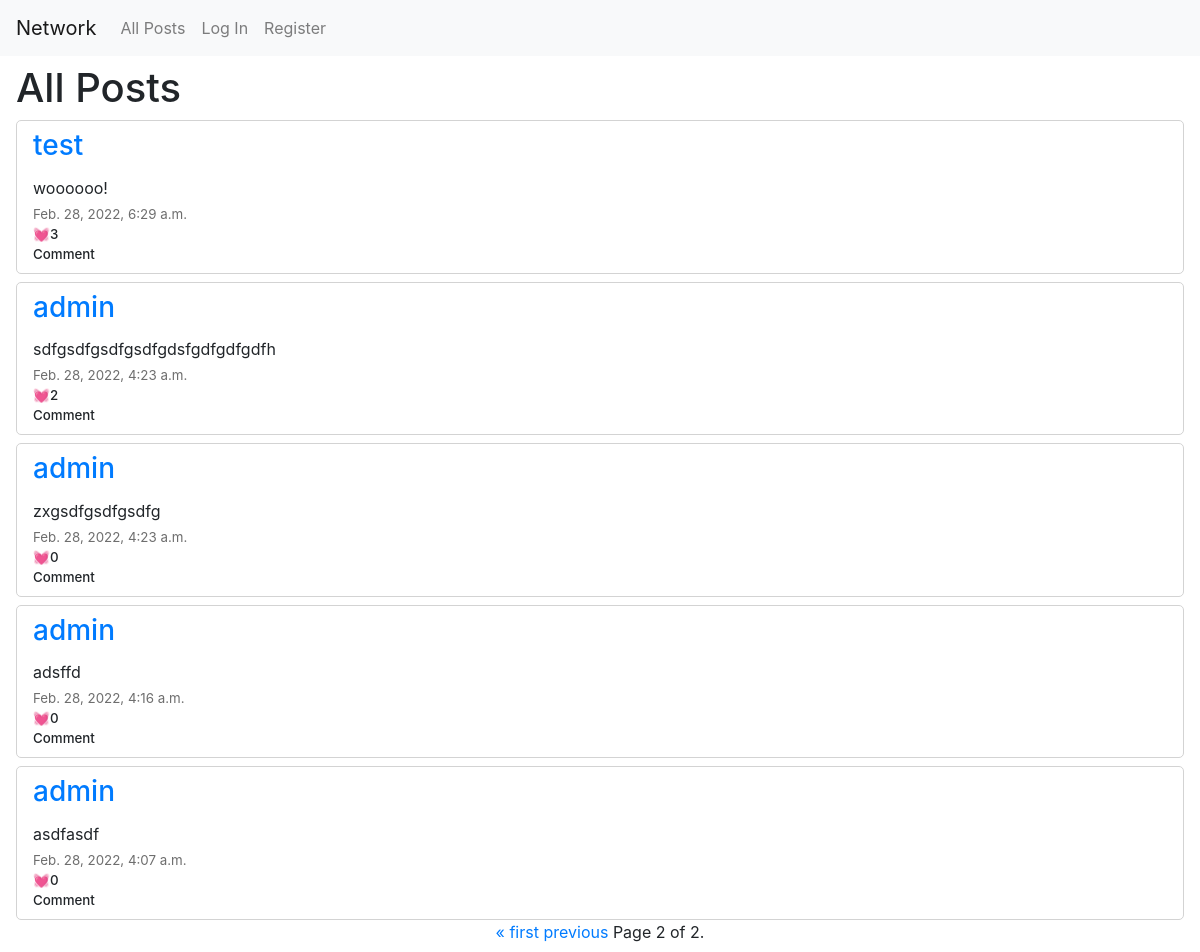
Before: /?page=2 with the older database file.
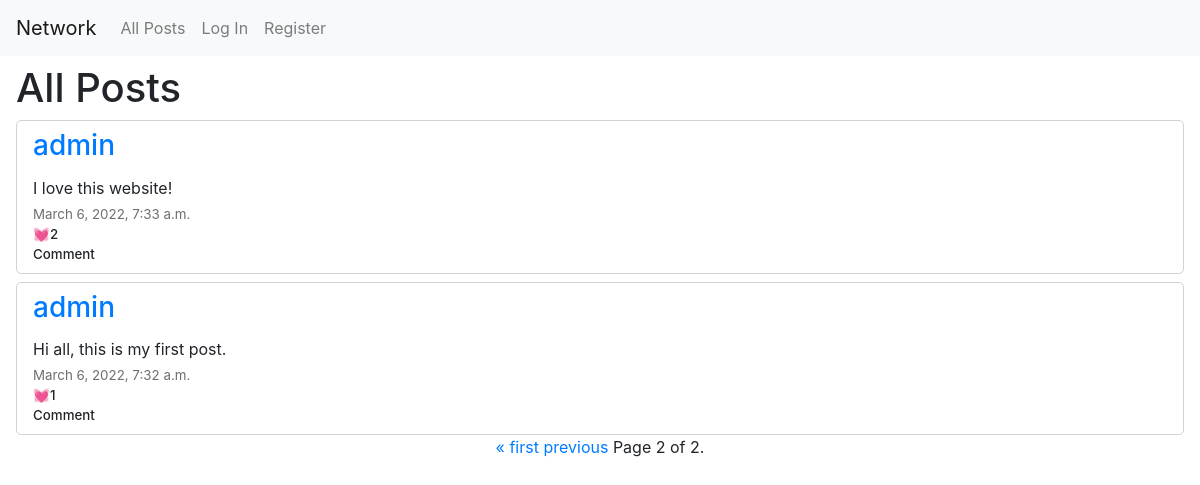
After: the same page with the newer database file.
### network/models.py (models this page shows, shortened)
class Post(models.Model):
    user = models.ForeignKey("User", on_delete=models.CASCADE, related_name="posts")
    body = models.TextField(blank=True)
    timestamp = models.DateTimeField(auto_now_add=True)
    likes = models.ManyToManyField(User)

class User(AbstractUser):
    def __str__(self):
        return f"ID:{self.id} - {self.username} | {self.email}"

### network/views.py (the view)
# urls.py: path("", views.index, name="index"),
def index(request):
    posts = Post.objects.all().order_by("-timestamp").all()
    pages = Paginator(posts, 10)
    page_number = request.GET.get('page')
    page_obj = pages.get_page(page_number)
    return render(request, "network/index.html", {
        "page_obj": page_obj,
    })

### network/templates/network/index.html (shortened to what this page needs)
{% extends "network/layout.html" %}
{% load static %}
{% block body %}
<div id="heading">
<h1>All Posts</h1>
</div>
<div id="posts">
    {% for post in page_obj %}
    <div id="{{ post.id  }}" class="post">
        <div class="postName"><a href="{% url 'profile' post.user.username %}"><h3>{{ post.user.username }}</h3></a></div>
        <div class="postText">{{ post.body }}</div>
        <div class="postTimestamp">{{ post.timestamp }}</div>
        <div class="postLikes"><span class="like">{% if user in post.likes.all %}&#128148;{% else %}&#128147;{% endif %}</span><div class="likes">{{ post.likes.count }}</div></div>
        <div class="postComment">Comment</div>
    </div>
    {% endfor %}
</div>
<div class="pagination">
    <span class="step-links">
        {% if page_obj.has_previous %}
            <a href="?page=1">&laquo; first</a>
            <a href="?page={{ page_obj.previous_page_number }}">previous</a>
        {% endif %}
        <span class="current">
            Page {{ page_obj.number }} of {{ page_obj.paginator.num_pages }}.
        </span>
    </span>
</div>
{% endblock %}

Changed rows visible on the page:
removed Post: user.username "test", body "woooooo!", timestamp "Feb. 28, 2022, 6:29 a.m.", likes.count "3"
removed Post: user.username "admin", body "sdfgsdfgsdfgsdfgdsfgdfgdfgdfh", timestamp "Feb. 28, 2022, 4:23 a.m.", likes.count "2"
removed Post: user.username "admin", body "zxgsdfgsdfgsdfg", timestamp "Feb. 28, 2022, 4:23 a.m.", likes.count "0"
removed Post: user.username "admin", body "adsffd", timestamp "Feb. 28, 2022, 4:16 a.m.", likes.count "0"
removed Post: user.username "admin", body "asdfasdf", timestamp "Feb. 28, 2022, 4:07 a.m.", likes.count "0"
added Post: user.username "admin", body "I love this website!", timestamp "March 6, 2022, 7:33 a.m.", likes.count "2"
added Post: user.username "admin", body "Hi all, this is my first post.", timestamp "March 6, 2022, 7:32 a.m.", likes.count "1"
